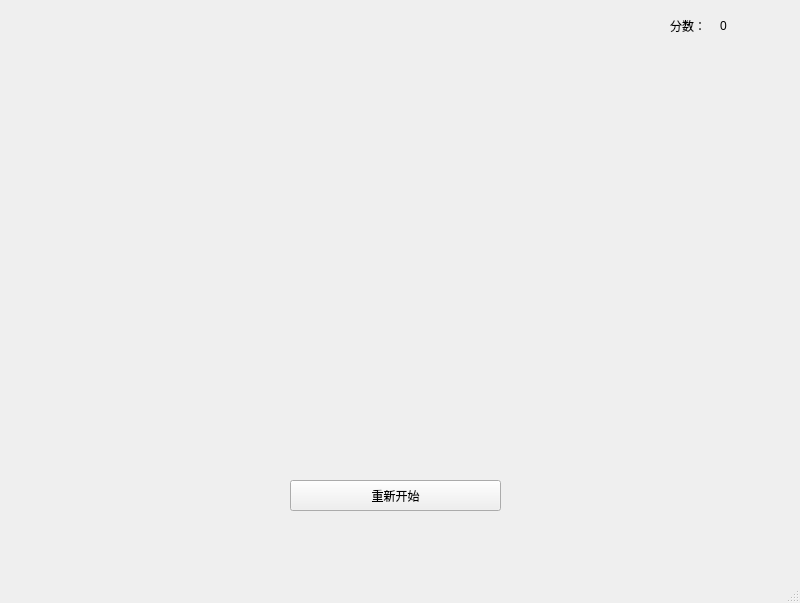
<?xml version="1.0" encoding="UTF-8"?>
<ui version="4.0">
 <class>MainWindow</class>
 <widget class="QMainWindow" name="MainWindow">
  <property name="geometry">
   <rect>
    <x>0</x>
    <y>0</y>
    <width>800</width>
    <height>603</height>
   </rect>
  </property>
  <property name="windowTitle">
   <string>MainWindow</string>
  </property>
  <widget class="QWidget" name="centralWidget">
   <widget class="QPushButton" name="pushButton">
    <property name="geometry">
     <rect>
      <x>290</x>
      <y>480</y>
      <width>211</width>
      <height>31</height>
     </rect>
    </property>
    <property name="text">
     <string>重新开始</string>
    </property>
   </widget>
   <widget class="QLabel" name="label">
    <property name="geometry">
     <rect>
      <x>670</x>
      <y>10</y>
      <width>51</width>
      <height>31</height>
     </rect>
    </property>
    <property name="text">
     <string>分数：</string>
    </property>
   </widget>
   <widget class="QLabel" name="label_2">
    <property name="geometry">
     <rect>
      <x>720</x>
      <y>10</y>
      <width>71</width>
      <height>31</height>
     </rect>
    </property>
    <property name="text">
     <string>0</string>
    </property>
   </widget>
  </widget>
  <widget class="QStatusBar" name="statusBar"/>
 </widget>
 <layoutdefault spacing="6" margin="11"/>
 <resources/>
 <connections/>
</ui>
